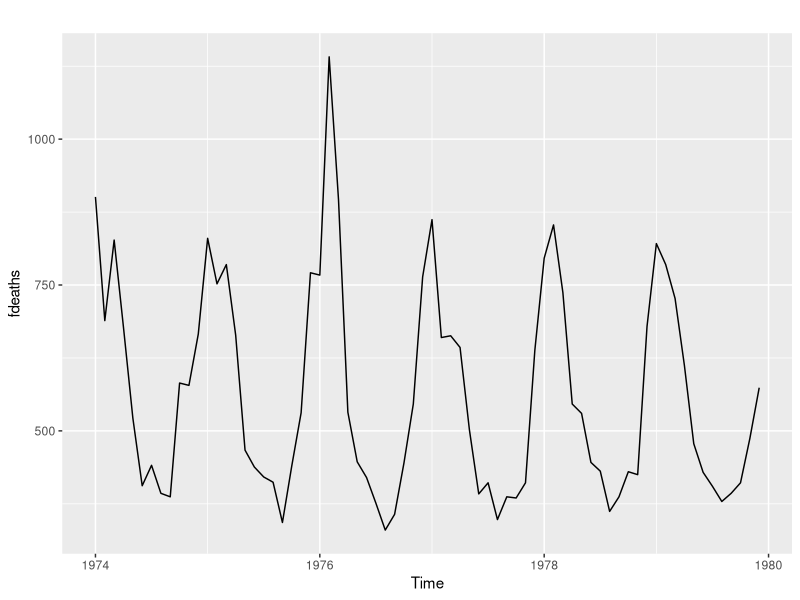
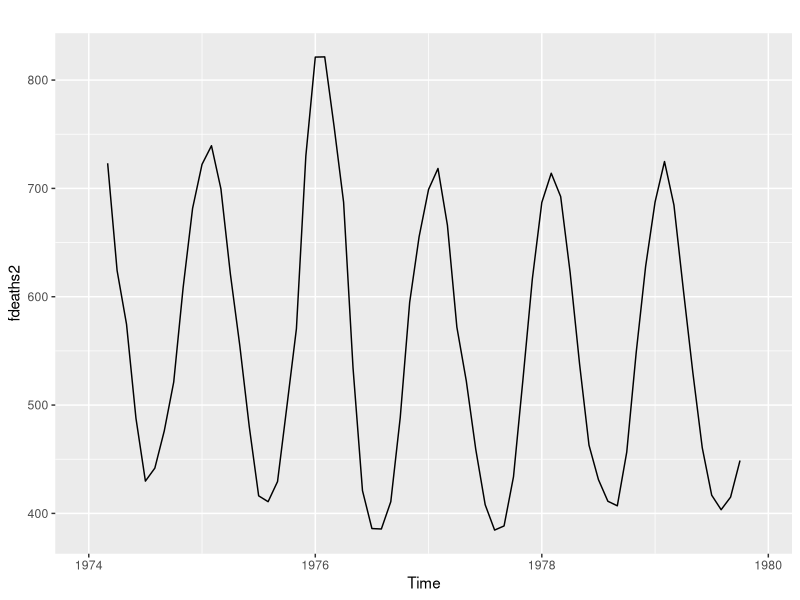
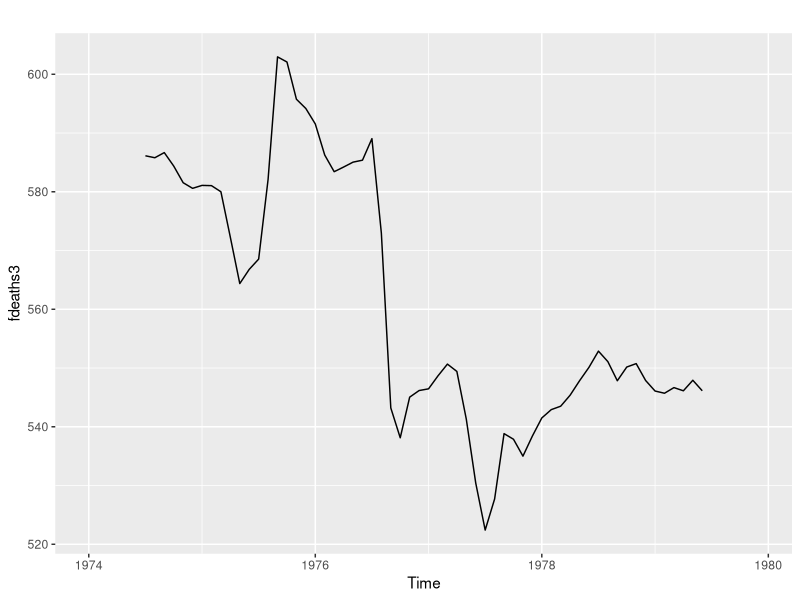
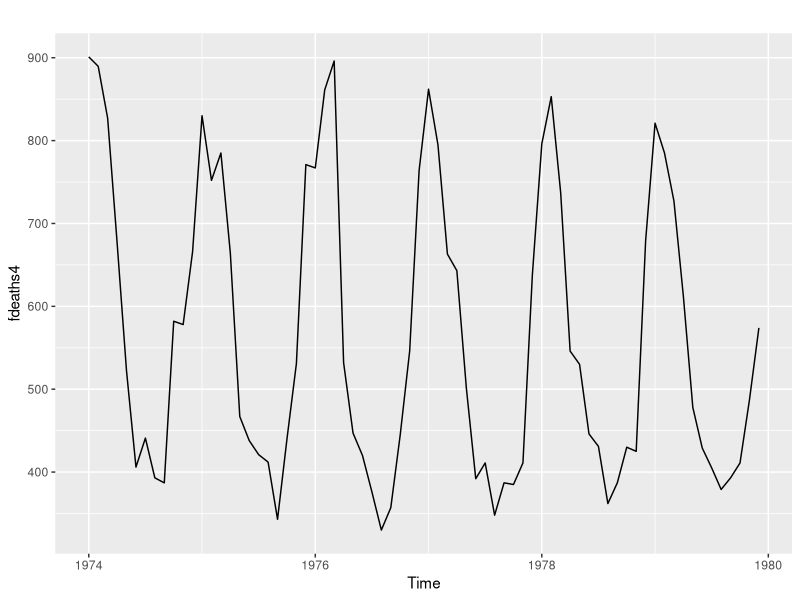
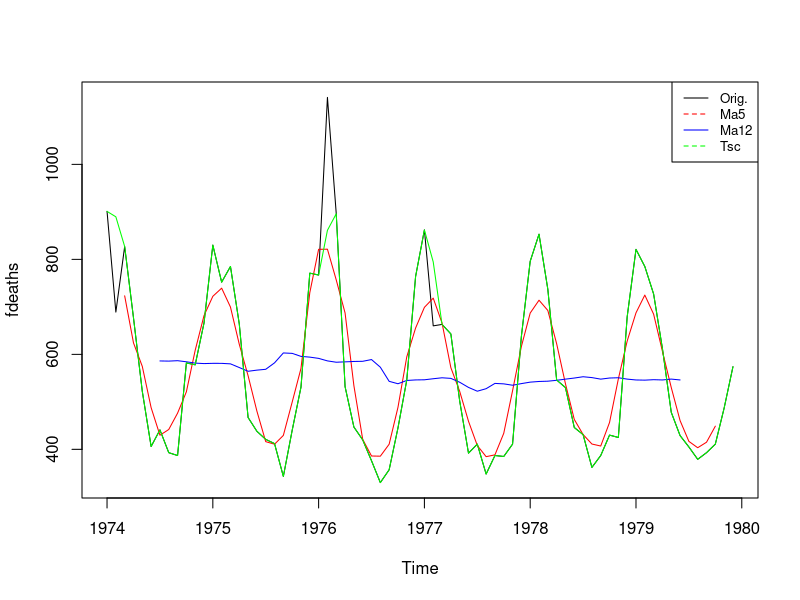

Write R code to recreate these figures, in order.
library(forecast)
library(ggplot2)

autoplot(fdeaths)

#calculando a media movel com ordem 5
fdeaths2 = ma(fdeaths, order = 5 )
autoplot(fdeaths2)

#novamente, ordem 12
fdeaths3 = ma(fdeaths,order=12)
autoplot(fdeaths3)

#limpeza dos dados
fdeaths4 = tsclean(fdeaths)
autoplot(fdeaths4)

#comparando 
plot(fdeaths)
lines(fdeaths2, col="red")
lines(fdeaths3, col="blue")
lines(fdeaths4, col="green")

#legenda
legend("topright",legend=c("Orig.","Ma5","Ma12","Tsc"), col = c("black","red","blue","green"), lty=1:2, cex=0.8,)









